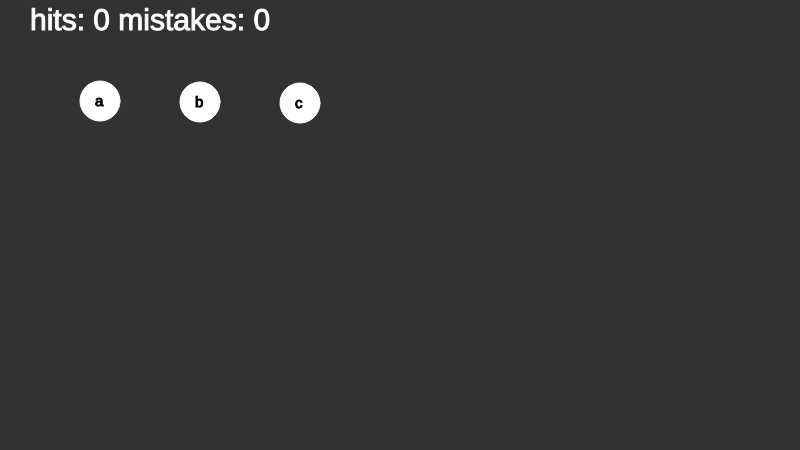
Frame 1 (no input)
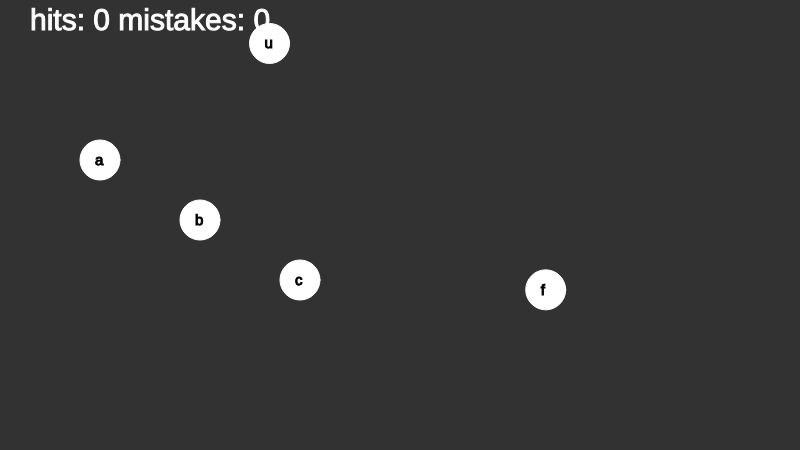
Frame 60 (no input)
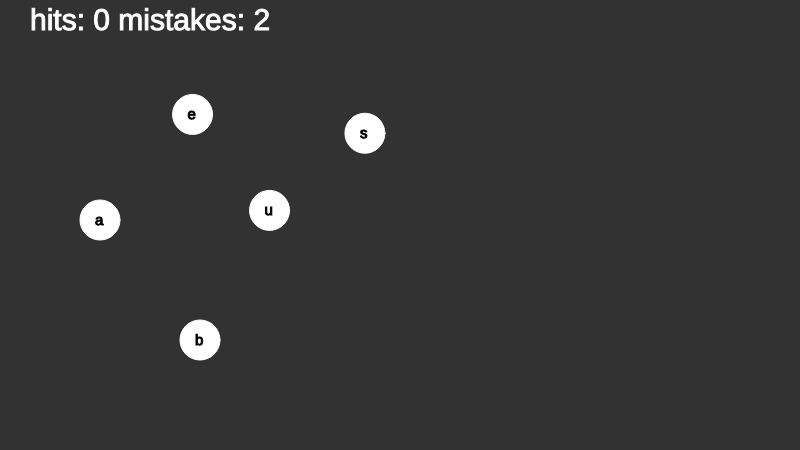
Frame 120 (the mouse pressed at the canvas centre since frame 60)

The p5.js sketch that drew these frames (run headless with seeded random() and noise() and a simulated clock; from frame 60 on, the mouse is pressed at the canvas centre):

// p5.js sketch
// ── sketch.js
class Bubble {
  x; 
  y;
  letter; 
  speed;

  static radius = 20; 
  alive = true;
  constructor(x, y, letter, speed){
      this.x = x;
      this.y = y;
      this.letter = letter;
      this.speed = speed;
  }
  update() {
      this.y += this.speed;
  }
  
  draw() {
      fill(255);
      stroke(255);
      circle(this.x, this.y, 2 * Bubble.radius);
      fill(0);
      stroke(0);
      textSize(15);
      text(this.letter, this.x - 5, this.y + 5); 
  }
}

class Board {
timeout = 30;
timer = 0;
hits = 0;
mistakes = 0;
constructor() {
  this.bubbles = [new Bubble(100, 100, "a", 1)];
  this.bubbles.push(new Bubble(200, 100, "b", 2));
  this.bubbles.push(new Bubble(300, 100, "c", 3));
}

update() {
  this.checkBubbleTime();
  this.markOutsideBubbles();
  //this.addBubble();
  for(let bubble of this.bubbles){
    bubble.update();
  }
  this.removeDeadBubbles();
}

removeDeadBubbles() {
  this.bubbles = this.bubbles.filter(b => b.alive);
}

removeByHit(code) {
  for(let bubble of this.bubbles){
    if(bubble.letter[0].toUpperCase().charCodeAt(0) == code){
      bubble.alive = false;
      this.hits++;
      break;
    }
  }
}

checkBubbleTime() {
  this.timer -= 1;
  if(this.timer <= 0){
     this.addBubble();
     this.timer = this.timeout;
  }
}

markOutsideBubbles() {
  for(let bubble of this.bubbles){
    if(bubble.y + 2 * Bubble.radius >= height){
      bubble.alive = false;
      this.mistakes++;
    }
  }
}

addBubble() {
  let x = random(10, width - 2 * Bubble.radius);
  let y = -2 * Bubble.radius;
  let letter = random(["a", "b", "c", "d", "e", "f", "g", "h", "i", "j", "k", "l", "m", "n", "o", "p", "q", "r", "s", "t", "u", "v", "w", "x", "y", "z"]);
  let speed = random(1, 7);
  let bubble = new Bubble(x, y, letter, speed);
  this.bubbles.push(bubble);
}  

draw() {
  stroke("white");
  fill("white");
  textSize(30);
  text("hits: " + this.hits + " mistakes: " + this.mistakes, 30, 30);
  for(let bubble of this.bubbles){
    bubble.draw();
  }
}
}

class Game {
constructor(){
  this.board = new Board();
  this.activeState = this.gamePlay;
}

gamePlay() {
  this.board.update();
  background(50, 50, 50);
  this.board.draw();
  if(this.board.mistakes > 5){
    this.activeState = this.gameOver;
  }
}

gameOver() {
  background(255, 20, 20);
  fill(255);
  textSize(100);
  text("Game Over", 140, 250);
  if(random(50) < 1){
    this.activeState = this.gamePlay;
  }
}
}

let game;

function setup() {
  createCanvas(800, 450);
  frameRate(30);
  game = new Game();
}

function keyPressed() {
game.board.removeByHit(keyCode);
let estouro = new Audio("./estouro.mp3");
estouro.play();
}

function draw() {
  game.activeState();
}


// ── cobrinha1.js
const NL = 10;
const NC = 10;
const LADO = 40;
let snake_x = 2;
let snake_y = 0;
let snake_vx = 0;
let snake_vy = 0;
let snake_color;
let cell_color;
let timer = 0;

let food_x = 0;
let food_y = 0;
let food_color;
let food_count = 0;

function food_generate() {
  food_x = parseInt(random(0, NC));
  food_y = parseInt(random(0, NL));
  food_color = color(random(255), random(255), random(255));
}

function setup() {
  createCanvas(NC * LADO, NL * LADO);
  frameRate(30);
  snake_color = color("blue");
  cell_color = color("green");
  food_generate();
}

function draw_cell(x, y, color){
  noStroke();
  fill(color);
  square(x * LADO + 1, y * LADO + 1, LADO - 1);
}

function draw_mat(){
  fill(155);
  for(let c = 0; c < NC; c++)
    for(let l = 0; l < NL; l++)
      draw_cell(c, l, cell_color);
}

function snake_loop() {
  if(snake_x == NC){
    snake_x = 0;
  }
  if(snake_y == NL){
    snake_y = 0;
  }
  if(snake_x == -1){
    snake_x = NC - 1;
  }
  if(snake_y == -1){
    snake_y = NL - 1;
  }
}

function snake_walk() {
  if(frameCount - timer > 10){
     timer = frameCount;
     snake_x += snake_vx;
     snake_y += snake_vy;
  }
}

function draw() {
  snake_walk();
  snake_loop();
  if(snake_x == food_x && snake_y == food_y){
    snake_color = food_color;
    food_generate();
    food_count += 1;
  }
    
  background(255);
  draw_mat();
  draw_cell(food_x, food_y, food_color);
  draw_cell(snake_x, snake_y, snake_color);
  
  fill(255, 0, 0);
  textSize(30);
  text(food_count, 13, 32);
}

function keyPressed() {
  if(keyCode === LEFT_ARROW){
      snake_vx = -1;
      snake_vy = 0;
  }else if(keyCode === RIGHT_ARROW){
      snake_vx = 1;
      snake_vy = 0;
  }else if(keyCode === UP_ARROW){
      snake_vx = 0;
      snake_vy = -1;
  }else if(keyCode === DOWN_ARROW){
      snake_vx = 0;
      snake_vy = 1;
}
}
// ── saved_resource.html
<!DOCTYPE html>
<!-- saved from url=(0025)https://preview.p5js.org/ -->
<html lang="en"><head><meta http-equiv="Content-Type" content="text/html; charset=UTF-8">
        
        <meta name="viewport" content="width=device-width, initial-scale=1.0">
        <script>
          if (!window.process) {
            window.process = {};
          }
          if (!window.process.env) {
            window.process.env = {};
          }
          window.process.env.PREVIEW_SCRIPTS_URL = '/previewScripts.d804f139346f201ca4e6.js';
          window.process.env.EDITOR_URL = 'https://editor.p5js.org';
        </script>
        <style data-styled="active" data-styled-version="5.1.0"></style></head>
      <body>
        <div id="root" class="root-app"><iframe aria-label="Sketch Preview" role="main" frameborder="0" class="EmbedFrame__Frame-sc-1ubw1m0-0 jkcGdZ" src="./saved_resource(1).html"></iframe></div>
        <script src="./previewApp.d804f139346f201ca4e6.js.download"></script>
      
    
  </body></html>
